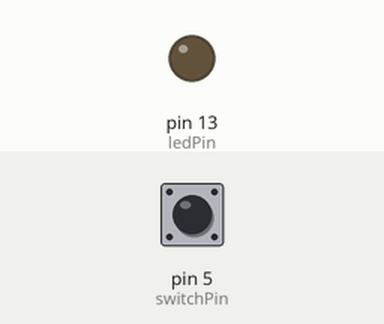
Bench run of a sketch on a simulated Arduino Uno, built with avr-gcc and run on an emulated ATmega328P. On the bench: output pins drawn as LEDs (lit = HIGH). Inputs (shaded band) come from the test bench; at power-on: pin 5 (switchPin) HIGH.

Above: at 1.2 s.
1.3 s: pin 5 (switchPin) pulled LOW for 3.2 s
At 5.7 s:
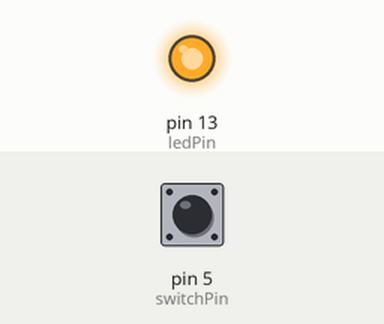
7.5 s: pin 5 (switchPin) pulled LOW for 1 s
Timing chart, 0 to 10.5 s (numbered marks = the images above; inputs shaded):
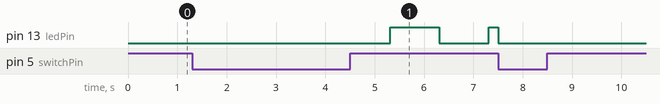

The sketch:

sketch_14_02_flashing_2.ino
```cpp
// sketch_14_02_flashing_2

const int ledPin = 13;
const int switchPin = 5;
const int period = 1000;

boolean flashing = false;
long lastChangeTime = 0;
int ledState = LOW;

void setup()
{
  pinMode(ledPin, OUTPUT);
  pinMode(switchPin, INPUT_PULLUP);
}

void loop()
{
  if (digitalRead(switchPin) == LOW)
  {
    flashing = ! flashing;
    // and turn the LED off
    if (! flashing)
    {
      digitalWrite(ledPin, LOW);
    }
  }
  long now = millis();
  if (flashing && now > lastChangeTime + period)
  {
    ledState = ! ledState;
    digitalWrite(ledPin, ledState);
    lastChangeTime = now;
  }
}
```

Measured:
- after the input at 1.3 s, pin 13 (ledPin): LOW → HIGH after 4.0 s, → LOW 1.0 s later, → HIGH 1.0 s later
